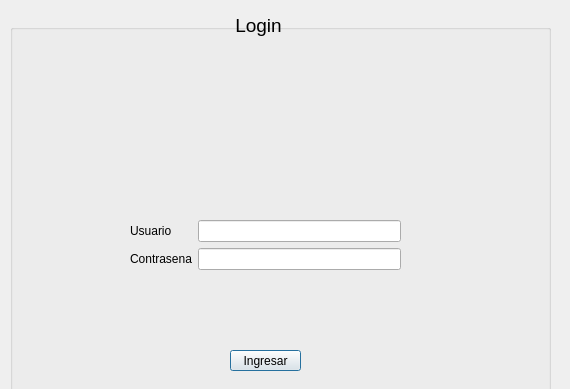
<?xml version="1.0" encoding="UTF-8"?>
<ui version="4.0">
 <class>Dialog</class>
 <widget class="QDialog" name="Dialog">
  <property name="geometry">
   <rect>
    <x>0</x>
    <y>0</y>
    <width>570</width>
    <height>389</height>
   </rect>
  </property>
  <property name="windowTitle">
   <string>Dialog</string>
  </property>
  <widget class="QGroupBox" name="groupBox">
   <property name="geometry">
    <rect>
     <x>10</x>
     <y>10</y>
     <width>541</width>
     <height>401</height>
    </rect>
   </property>
   <property name="title">
    <string>                                                                 </string>
   </property>
   <widget class="QWidget" name="formLayoutWidget_3">
    <property name="geometry">
     <rect>
      <x>120</x>
      <y>210</y>
      <width>271</width>
      <height>85</height>
     </rect>
    </property>
    <layout class="QFormLayout" name="formLayout_3">
     <property name="fieldGrowthPolicy">
      <enum>QFormLayout::AllNonFixedFieldsGrow</enum>
     </property>
     <item row="0" column="0">
      <widget class="QLabel" name="label_13">
       <property name="text">
        <string>Usuario</string>
       </property>
      </widget>
     </item>
     <item row="2" column="0">
      <widget class="QLabel" name="label_14">
       <property name="text">
        <string>Contrasena</string>
       </property>
      </widget>
     </item>
     <item row="2" column="1">
      <widget class="QLineEdit" name="LPass">
       <property name="echoMode">
        <enum>QLineEdit::Password</enum>
       </property>
      </widget>
     </item>
     <item row="0" column="1">
      <widget class="QLineEdit" name="LUser"/>
     </item>
    </layout>
   </widget>
   <widget class="QPushButton" name="BIngresar">
    <property name="geometry">
     <rect>
      <x>220</x>
      <y>340</y>
      <width>71</width>
      <height>21</height>
     </rect>
    </property>
    <property name="text">
     <string>Ingresar</string>
    </property>
   </widget>
   <widget class="QLabel" name="label">
    <property name="geometry">
     <rect>
      <x>20</x>
      <y>30</y>
      <width>501</width>
      <height>141</height>
     </rect>
    </property>
    <property name="text">
     <string/>
    </property>
    <property name="pixmap">
     <pixmap>rikolin.jpg</pixmap>
    </property>
   </widget>
   <widget class="QLabel" name="error_label">
    <property name="geometry">
     <rect>
      <x>10</x>
      <y>310</y>
      <width>521</width>
      <height>21</height>
     </rect>
    </property>
    <property name="styleSheet">
     <string notr="true">color:red;
font-weight:bold;</string>
    </property>
    <property name="text">
     <string/>
    </property>
    <property name="alignment">
     <set>Qt::AlignCenter</set>
    </property>
   </widget>
   <widget class="QLabel" name="label_2">
    <property name="geometry">
     <rect>
      <x>220</x>
      <y>0</y>
      <width>71</width>
      <height>31</height>
     </rect>
    </property>
    <property name="font">
     <font>
      <pointsize>14</pointsize>
     </font>
    </property>
    <property name="styleSheet">
     <string notr="true">color:black;</string>
    </property>
    <property name="text">
     <string> Login</string>
    </property>
   </widget>
  </widget>
 </widget>
 <resources/>
 <connections/>
</ui>
